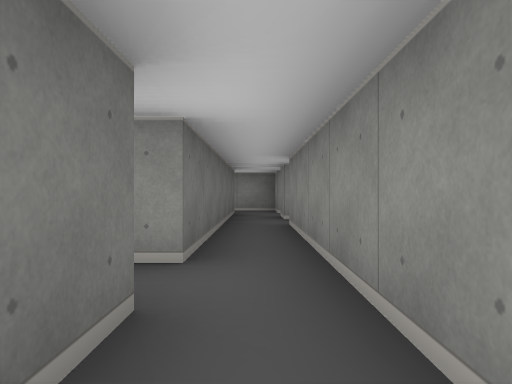
View 1 (above)

22 first-person views from a walk through a cub3D ray-caster map. The camera is about half as high as the walls, looks level and sees 70° across. The floor is counted in squares. Each view is taken from the middle of a square. On the plan, view 1 faces up. The plan holds only what a view shows up to about 9 squares ahead; the rest is blank.

View 2
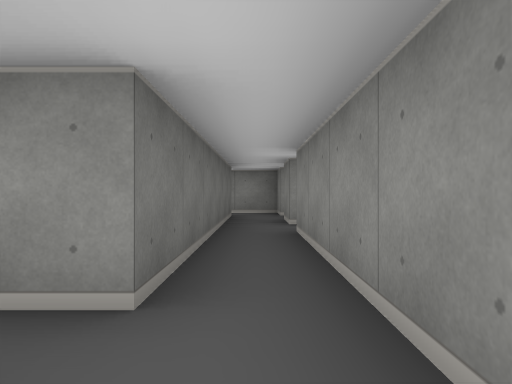

View 3
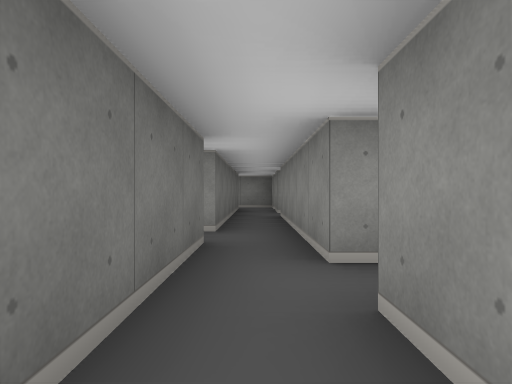

View 4
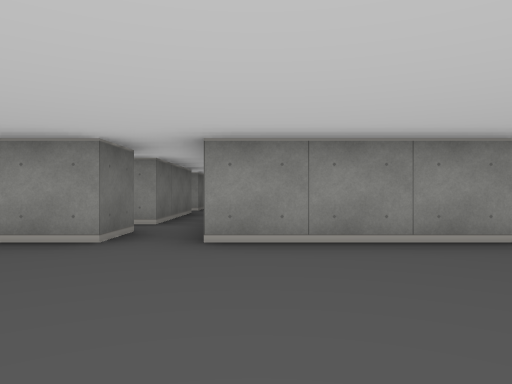

View 5
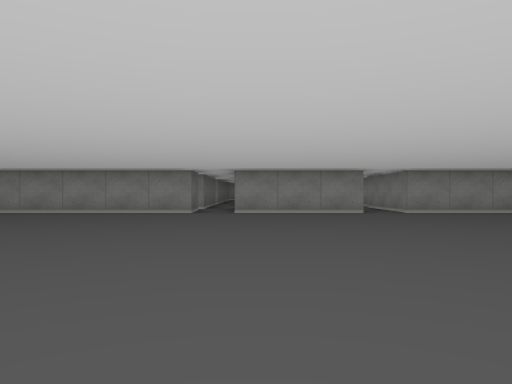

View 6
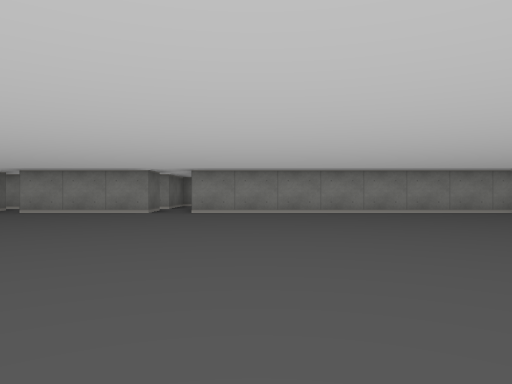

View 7
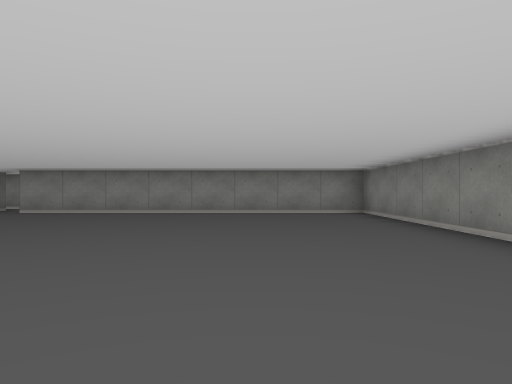

View 8
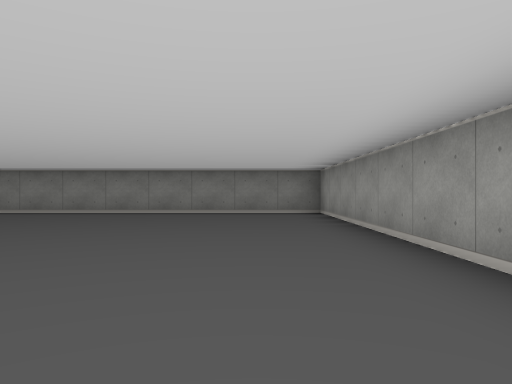

View 9
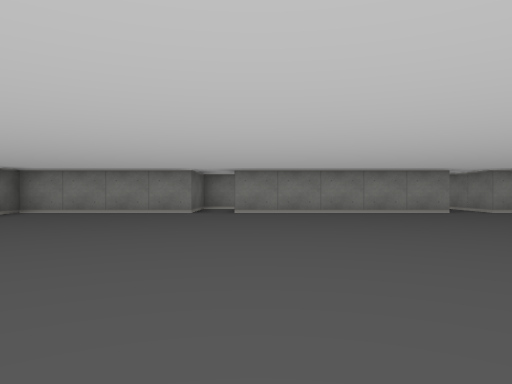

View 10
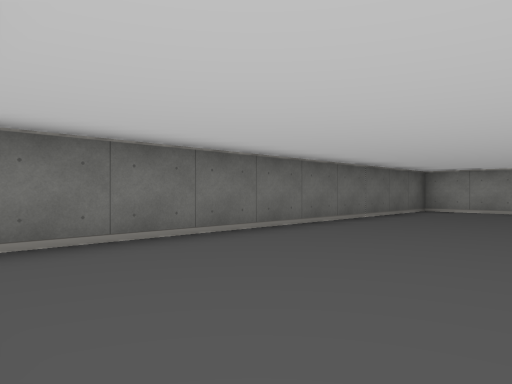

View 11
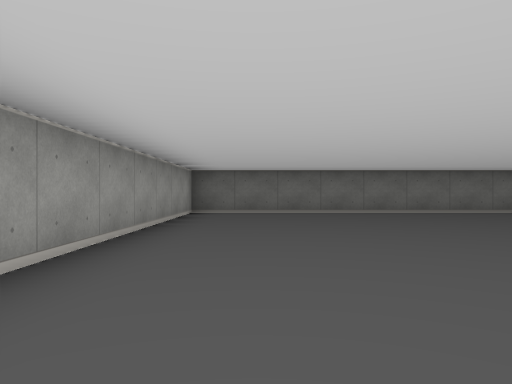

View 12
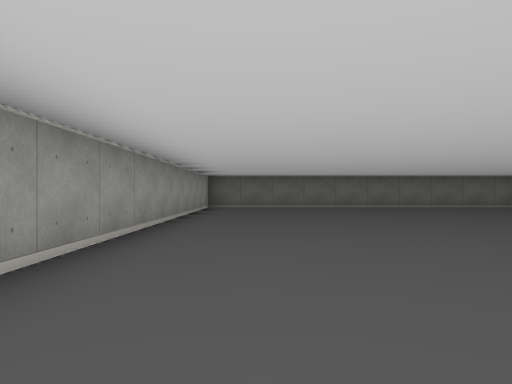

View 13
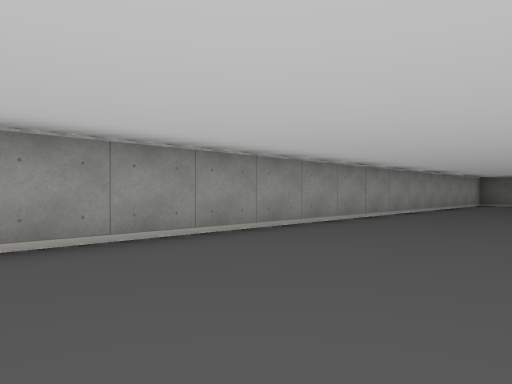

View 14
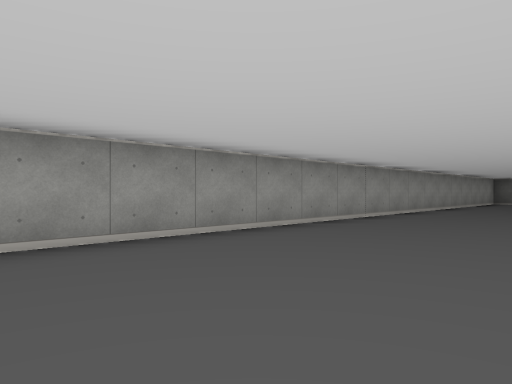

View 15
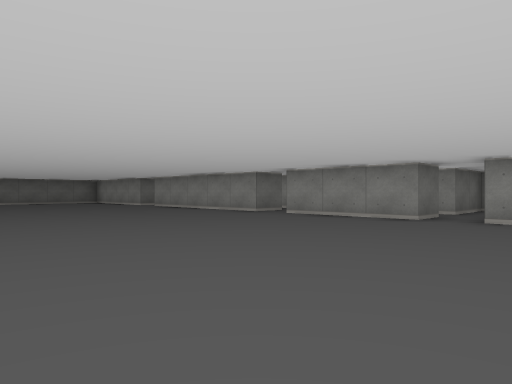

View 16
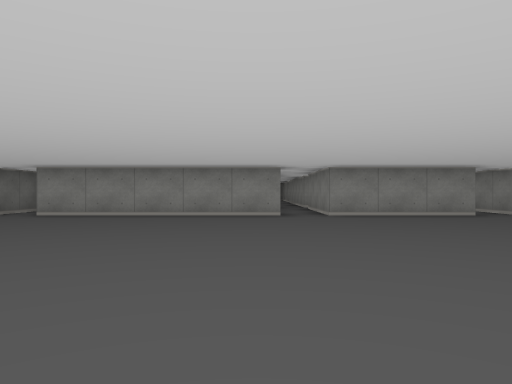

View 17
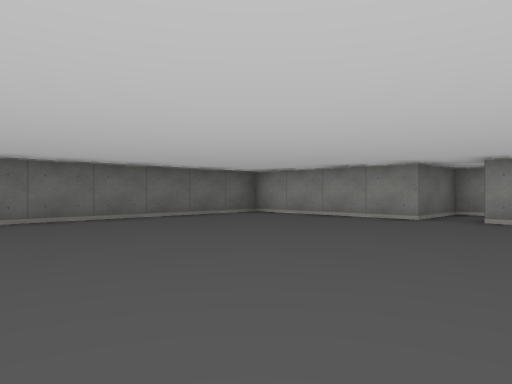

View 18
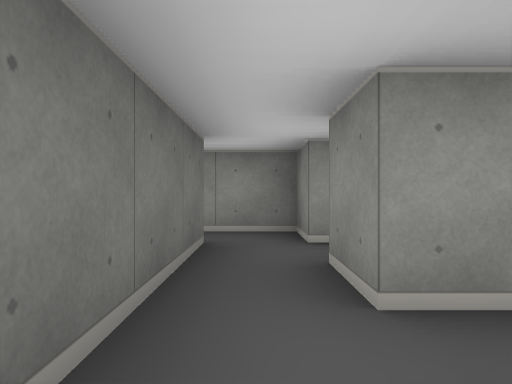

View 19
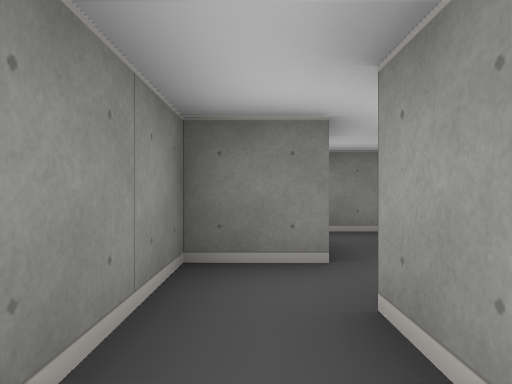

View 20
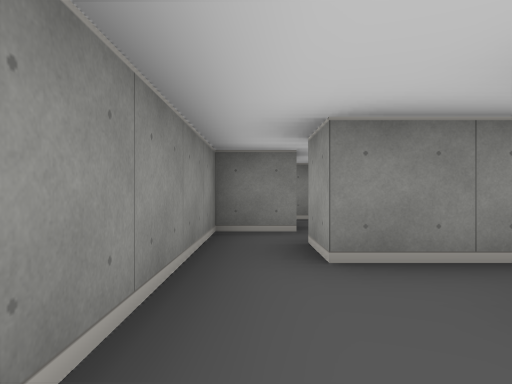

View 21
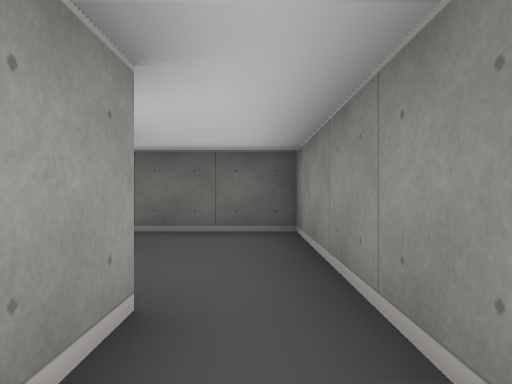

View 22
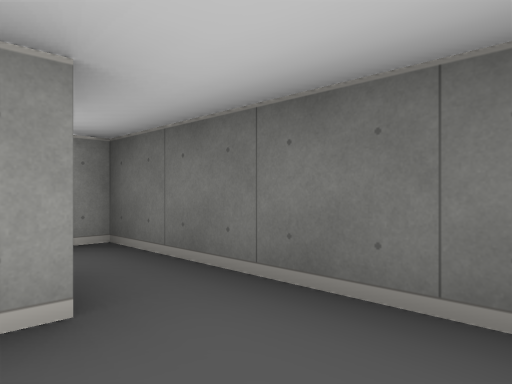

### Floor plan
Ten units are one square. View 1 is at (0, 0); x grows to the right and y downward. Boxes are objects, and circles mark ways between rooms. Rooms are numbered by the first view taken in them; rooms with no view inside come last. Other rooms are left out.
<svg viewBox="-110 -100 240 240">
<path fill="none" stroke="#000" d="M-5 -15 -5 5M5 -5 5 -15M5 25 5 5M-5 5 -5 15 -9 15M-5 25 -5 35 -55 35M35 25 35 35 5 35 5 25M-65 25 -65 35 -105 35 -105 135 125 135 125 35 45 35 45 20M11 -65 5 -65 5 -75M25 -75 25 -84M5 -85 5 -95 -15 -95M-15 -85 -5 -85 -5 -25M5 -15 5 -55M-15 -72 -15 -85M-15 -95 -45 -95 -45 -55M35 -2 35 15 31 15M-59 15 -65 15 -65 25"/>
<circle cx="0" cy="10" r="3" fill="#2a7"/>
<circle cx="0" cy="-10" r="3" fill="#2a7"/>
<circle cx="0" cy="30" r="3" fill="#2a7"/>
<circle cx="40" cy="30" r="3" fill="#2a7"/>
<circle cx="-60" cy="30" r="3" fill="#2a7"/>
<circle cx="-10" cy="-90" r="3" fill="#2a7"/>
<text x="0" y="-10">1</text>
<text x="0" y="20">2</text>
<text x="10" y="80">3</text>
<text x="10" y="-60">4</text>
<text x="-30" y="-80">5</text>
<text x="40" y="20">6</text>
<text x="-60" y="20">7</text>
</svg>
Room 1 opens to room 2. Room 1 opens to room 4. Room 2 opens to room 3. Room 3 opens to room 6. Room 3 opens to room 7. Room 4 opens to room 5.

Where each view was taken, in squares from view 1:
view 1: 0 up, 0 right, facing up
view 2: 1 up, 0 right, facing up
view 3: 2 down, 0 right, facing up
view 4: 7 down, 1 right, facing up
view 5: 12 down, 1 right, facing up
view 6: 12 down, 6 right, facing up
view 7: 12 down, 10 right, facing up
view 8: 12 down, 4 right, facing right
view 9: 12 down, 5 left, facing up
view 10: 13 down, 7 left, facing up-left
view 11: 12 down, 2 left, facing left
view 12: 12 down, 1 right, facing left
view 13: 10 down, 4 right, facing down-left
view 14: 10 down, 6 right, facing down-left
view 15: 10 down, 6 right, facing up-left
view 16: 11 down, 1 left, facing up
view 17: 10 down, 4 left, facing up-left
view 18: 5 up, 0 right, facing up
view 19: 9 up, 2 left, facing right
view 20: 9 up, 4 left, facing right
view 21: 9 up, 0 right, facing left
view 22: 9 up, 3 left, facing down-left
